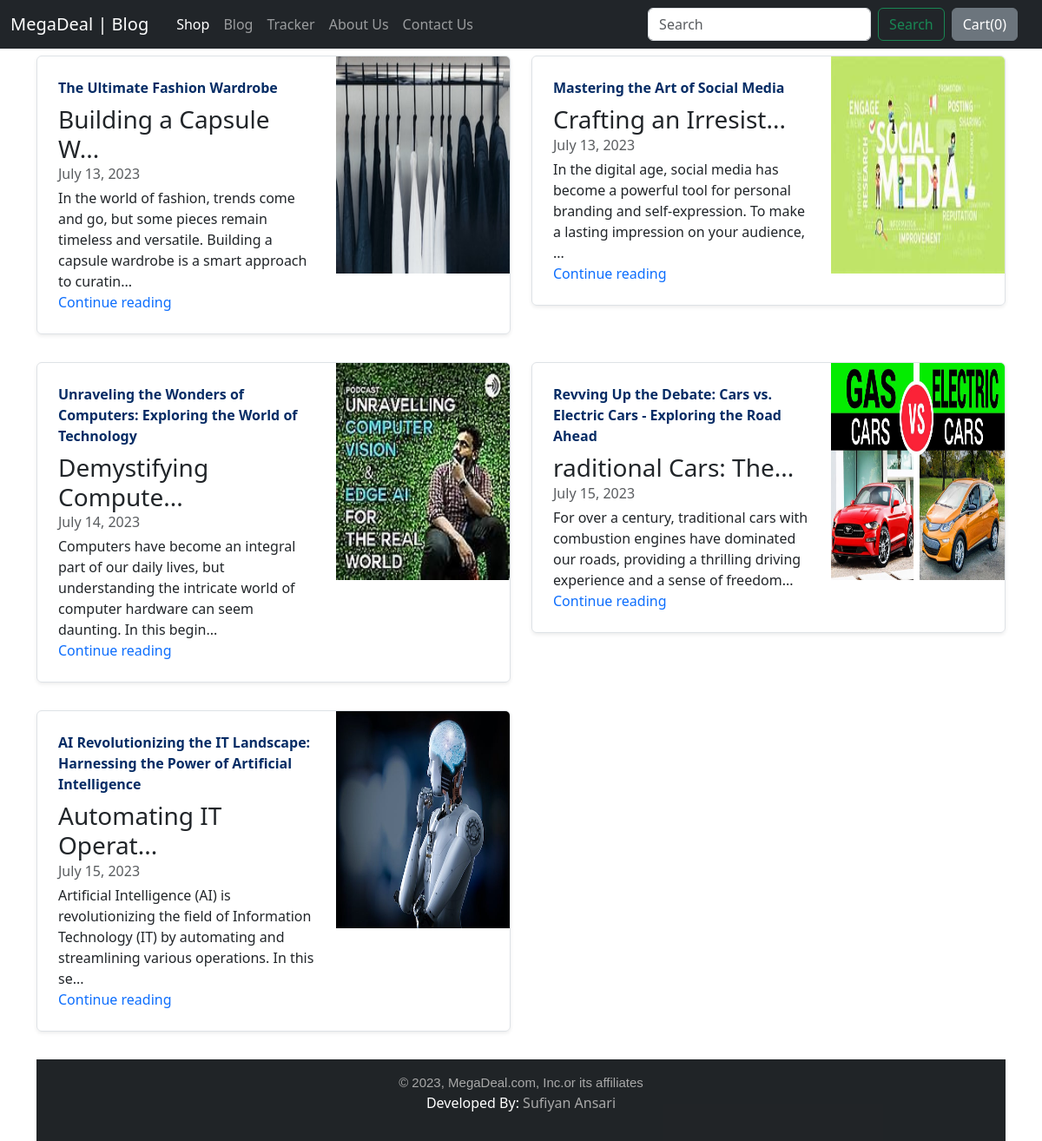
Screenshot of /blog/ with the database file from the repository.
### blog/models.py (models this page shows, shortened)
class Blogpost(models.Model):
    post_id = models.AutoField(primary_key=True)
    title = models.CharField(max_length=100)
    head0 = models.CharField(max_length=500)
    chead0 = models.CharField(max_length=5000, default="")
    head1 = models.CharField(max_length=500)
    chead1 = models.CharField(max_length=5000, default="")
    head2 = models.CharField(max_length=500)
    chead2 = models.CharField(max_length=5000, default="")
    conclusion = models.CharField(max_length=5000, default="")
    pub_date  = models.DateField()
    publisher = models.CharField(max_length=100, default="")
    thumbnail = models.ImageField(upload_to='blog/images', default="")

### blog/views.py (the view)
# urls.py: path('', views.index, name='blogHome'),
def index(request):
    blogPost = Blogpost.objects.all()
    return render(request, 'blog/index.html', {'blogPost' : blogPost})

### blog/templates/blog/index.html (shortened to what this page needs)
{% extends 'blog/basic.html' %}
{% block body %}
<div class="container mt-2">
  <div class="row my-2">
    {% for blog in blogPost %}
    <div class="col-md-6">
      <div class="row g-0 border rounded overflow-hidden flex-md-row mb-4 shadow-sm h-md-250 position-relative">
        <div class="col p-4 d-flex flex-column position-static">
          <strong class="d-inline-block mb-2 text-primary-emphasis">{{blog.title}}</strong>
          <h3 class="mb-0">{{blog.head0|slice:"0:20"}}...</h3>
          <div class="mb-1 text-body-secondary">{{blog.pub_date}}</div>
          <p class="card-text mb-auto">{{blog.chead0|slice:"0:150"}}...</p>
          <a href="/blog/blogPost/{{blog.post_id}}" class="icon-link gap-1 icon-link-hover stretched-link">
            Continue reading
          </a>
        </div>
        <div class="col-auto d-none d-lg-block">
          <img src="/media/{{blog.thumbnail}}" class="bd-placeholder-img" width="200" height="250" aria-label="Placeholder: Thumbnail"/>
        </div>
      </div>
    </div>
    {% if forloop.counter|divisibleby:2%}
  </div>
  <div class="row my-2">
    {% endif %}
  {% endfor %}
</div>
{% endblock body %}

### blog/templates/blog/basic.html (shortened to what this page needs)
<!doctype html>
<html lang="en">
<head>
  <link href="https://cdn.jsdelivr.net/npm/bootstrap@5.3.0/dist/css/bootstrap.min.css" rel="stylesheet"
>
</head>
<body>
  {% load static %}
  <nav class="navbar navbar-expand-lg bg-dark navbar-dark">
    <div class="container-fluid">
      <a class="navbar-brand" href="/blog">MegaDeal | Blog</a>
      <div class="collapse navbar-collapse px-2" id="navbarSupportedContent">
        <ul class="navbar-nav me-auto mb-2 mb-lg-0">
          <li class="nav-item">
            <a class="nav-link active" aria-current="page" href="/shop">Shop</a>
          </li>
          <li class="nav-item">
            <a class="nav-link" href="/blog">Blog</a>
          </li>
          <li class="nav-item">
            <a class="nav-link" href="/shop/tracker">Tracker</a>
          </li>
          <li class="nav-item">
            <a class="nav-link" href="/shop/about">About Us</a>
          </li>
          <li class="nav-item">
            <a class="nav-link" href="/shop/contact">Contact Us</a>
          </li>
          <li class="nav-item">
            <a class="nav-link" href="#"></a>
          </li>
        </ul>
        <form class="d-flex" role="search">
          <input class="form-control me-2" type="search" placeholder="Search" aria-label="Search">
          <button class="btn btn-outline-success" type="submit">Search</button>
        </form>
        <button type="button" id="popcart" class="btn btn-secondary mx-2" data-html="true" data-toggle="popover"
          data-content="" data-container="body" data-title='Cart Items' data-placement="left">
          Cart(<span id="cart">0</span>)
        </button>
      </div>
    </div>
  </nav>
  {% block body %}{% endblock body %}
<footer class="bg-dark text-center text-bg-dark fixed">
    <div class="text-center p-3" style="background-color: rgba(31, 31, 31, 0.2);">
      <p
        style="margin-bottom: 0px; margin-top: 0; color: darkgrey; font-size: 15px; font-family: 'Poppins', sans-serif;">
        © 2023, MegaDeal.com, Inc.or its affiliates</p>
      <p>Developed By: <a style="text-decoration: none; color: darkgrey;" href="#">Sufiyan Ansari</a></p>
    </div>
  </footer>
</body>
</html>

### blog/templates/blog/basic.html (style rules this page uses)
a { text-decoration: none; }

### rows the page displays
Blogpost: title "The Ultimate Fashion Wardrobe", head0 "Building a Capsule W", pub_date "July 13, 2023", chead0 "In the world of fashion, trends come and go, but some pieces remain timeless and versatile. Building a capsule wardrobe is a smart approach to curatin", thumbnail (picture)
Blogpost: title "Mastering the Art of Social Media", head0 "Crafting an Irresist", pub_date "July 13, 2023", chead0 "In the digital age, social media has become a powerful tool for personal branding and self-expression. To make a lasting impression on your audience,", thumbnail (picture)
Blogpost: title "Unraveling the Wonders of Computers: Exploring the World of Technology", head0 "Demystifying Compute", pub_date "July 14, 2023", chead0 "Computers have become an integral part of our daily lives, but understanding the intricate world of computer hardware can seem daunting. In this begin", thumbnail (picture)
Blogpost: title "Revving Up the Debate: Cars vs. Electric Cars - Exploring the Road Ahead", head0 "raditional Cars: The", pub_date "July 15, 2023", chead0 "For over a century, traditional cars with combustion engines have dominated our roads, providing a thrilling driving experience and a sense of freedom", thumbnail (picture)
Blogpost: title "AI Revolutionizing the IT Landscape: Harnessing the Power of Artificial Intelligence", head0 "Automating IT Operat", pub_date "July 15, 2023", chead0 "Artificial Intelligence (AI) is revolutionizing the field of Information Technology (IT) by automating and streamlining various operations. In this se", thumbnail (picture)
